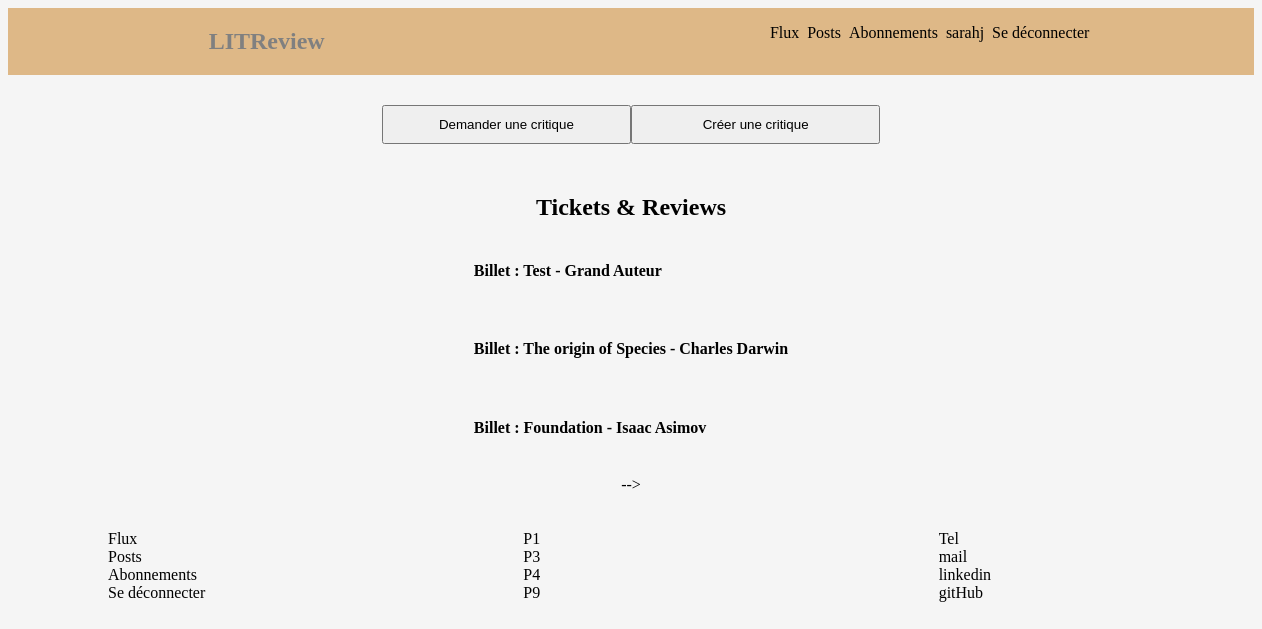
Page /flux/ (signed in) on the committed database.
### Authentication/models.py (models this page shows)
class User(AbstractUser):
    CREATOR = 'CREATOR'
    SUBSCRIBER = 'SUBSCRIBER'
    GUEST = 'GUEST'
    ROLE_CHOICES = (
        (CREATOR, 'Créateur'),
        (SUBSCRIBER, 'Abonné'),
        (GUEST, 'Invité')
    )
    profile_photo = models.ImageField(verbose_name='Photo de profil')
    role = models.CharField(max_length=30, choices=ROLE_CHOICES, verbose_name='Rôle')

### Review/models.py (models this page shows, shortened)
class Review(models.Model):
    ticket = models.ForeignKey(to=Ticket, on_delete=models.CASCADE)
    rating = models.PositiveSmallIntegerField(
        validators=[MinValueValidator(0), MaxValueValidator(5)])
    headline = models.CharField(max_length=128)
    body = models.CharField(max_length=8192, blank=True)
    user = models.ForeignKey(
        to=settings.AUTH_USER_MODEL, on_delete=models.CASCADE)
    time_created = models.DateTimeField(auto_now_add=True)

class Ticket(models.Model):
    title = models.CharField(max_length=128)
    description = models.TextField(max_length= 2048, blank=True)
    user = models.ForeignKey(to=settings.AUTH_USER_MODEL, on_delete=models.CASCADE)
    image = models.ImageField(null=True,blank=True)
    time_created = models.DateTimeField(auto_now_add=True)
    def __str__(self):
        return self.title

### Review/views.py (the view)
# urls.py: path('flux/',Review.views.review_ticket, name='review_ticket'),
@login_required
def review_ticket(request):
    reviews = Review.objects.all()
    tickets = Ticket.objects.all()
    return render(request, 'review/index.html',context={'reviews':reviews, 'tickets':tickets})

### Review/templates/review/index.html (shortened to what this page needs)
{% extends 'base/base.html' %} {% block pagecontent %}
<div class="btn">
  <button class="ask">
    <a href="{% url 'ticket_create' %}"> Demander une critique</a>
  </button>
  <button class="create">
    <a href="{% url 'create_review_ticket' %}">Créer une critique</a>
  </button>
</div>
<h2>Tickets & Reviews</h2>
<div class="grid-container">
  {% for review in reviews %}
  <div class="post">
    <a href="{% url 'view_review' review.id %}">
      <h4>Billet : {{ review.ticket }}</h4>
    </a>
  </div>
  {% endfor %}
</div>
 -->
{% endblock pagecontent%}

### templates/base/base.html (shortened to what this page needs)
<!DOCTYPE html>
<html lang="fr">
  <head>
    {% load static %}
    <link
      rel="stylesheet"
      type="text/css"
      href="{% static 'base/style.css' %}"
    />
  </head>
  <body>
    <nav>
      <div>
        <a href="/">
          <h1 class="logo">LITReview</h1>
        </a>
      </div>
      <div>
        <ul class="nav">
          {% if user.is_authenticated %}
          <li><a href="flux/">Flux</a></li>
          <li><a href="posts/">Posts</a></li>
          <li><a href="abonnements/">Abonnements</a></li>
          <li><a href="My_posts/">{{ request.user }}</a></li>
          <li><a href="{% url 'logout'%}">Se déconnecter</a></li>
          {% endif %}
        </ul>
      </div>
    </nav>
    <main class="pagecontain">
      {% block pagecontent %} {% endblock pagecontent %}
    </main>
    <footer class="footer">
      <div class="nav">
        <ul class="menu">
          <li><a href="flux/">Flux</a></li>
          <li><a href="posts/">Posts</a></li>
          <li><a href="abonnements/">Abonnements</a></li>
          <li><a href="authentication/">Se déconnecter</a></li>
        </ul>
      </div>
      <div class="nav">
        <ul class="project">
          <li>P1</li>
          <li>P3</li>
          <li>P4</li>
          <li>P9</li>
        </ul>
      </div>
      <div class="nav">
        <ul class="contact">
          <li>Tel</li>
          <li>mail</li>
          <li>linkedin</li>
          <li>gitHub</li>
        </ul>
      </div>
    </footer>
  </body>
</html>

### static/base/style.css (style rules this page uses)
body { background-color: whitesmoke; }
a { text-decoration: none; color: black; }
ul { list-style: none; }
nav { background-color: burlywood; display: flex; width: 100%; flex-direction: row; justify-content: space-around; }
.nav { display: flex; width: 100%; flex-direction: row; justify-content: space-around; }
h1 { color: grey; }
.btn { width: 40%; margin: 30px; display: flex; flex-direction: row; justify-content: space-between; }
button { width: 250px; padding: 10px 20px; }
.pagecontain { width: 100%; height: 100%; display: flex; flex-direction: column; align-items: center; justify-content: center; }
footer { margin: 20px 60px; display: flex; width: 100%; flex-direction: row; justify-content: space-around; }
footer .nav { flex-direction: column; }

### rows in the picture
User: user "sarahj"
Review: ticket "Test - Grand Auteur"
Review: ticket "The origin of Species - Charles Darwin"
Review: ticket "Foundation - Isaac Asimov"
